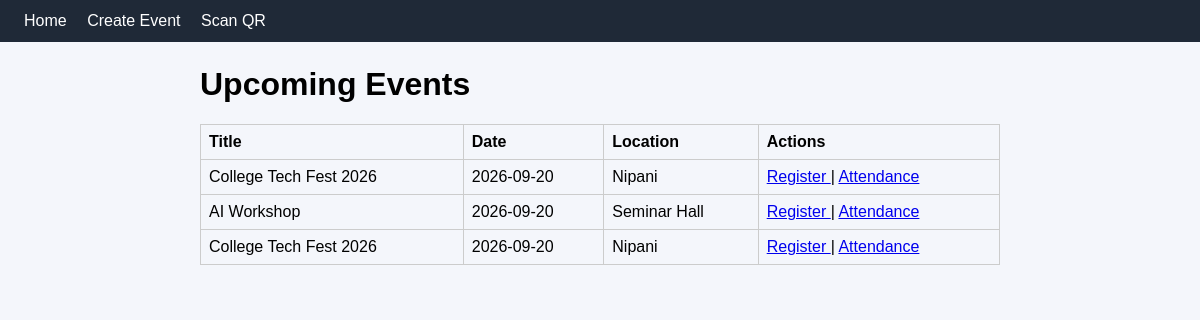
The page / on the database its author committed.
### tables this page shows
CREATE TABLE events (
            id INTEGER PRIMARY KEY AUTOINCREMENT,
            title TEXT NOT NULL,
            event_date TEXT NOT NULL,
            location TEXT NOT NULL
        );

### app.py (the view)
@app.route("/")
def index():
    conn = get_db()
    events = conn.execute(
        "SELECT * FROM events ORDER BY event_date"
    ).fetchall()
    conn.close()
    return render_template("index.html", events=events)

### database.py (called while the page is built)
def get_db():
    conn = sqlite3.connect(DB_PATH)
    conn.row_factory = sqlite3.Row
    return conn

### templates/index.html (shortened to what this page needs)
{% extends "base.html" %}
{% block content %}
<h1>Upcoming Events</h1>
{% if events %}
    <table class="event-table">
        <tr>
            <th>Title</th>
            <th>Date</th>
            <th>Location</th>
            <th>Actions</th>
        </tr>
        {% for event in events %}
        <tr>
            <td>{{ event['title'] }}</td>
            <td>{{ event['event_date'] }}</td>
            <td>{{ event['location'] }}</td>
            <td>
                <a href="{{ url_for('register', event_id=event['id']) }}">
                    Register
                </a>
                |
                <a href="{{ url_for('attendance', event_id=event['id']) }}">
                    Attendance
                </a>
            </td>
        </tr>
        {% endfor %}
    </table>
{% else %}
    <p>
        No events yet.
        <a href="{{ url_for('create_event') }}">Create one</a>.
    </p>
{% endif %}
{% endblock %}

### static/css/style.css (style rules this page uses)
body { font-family: Arial, sans-serif; margin: 0; background: #f4f6fb; }
.event-table { width: 100%; border-collapse: collapse; margin-top: 16px; }
.event-table th, .event-table td { border: 1px solid #ccc; padding: 8px; text-align: left; }

### rows shown on the page
events: title "College Tech Fest 2026", event_date "2026-09-20", location "Nipani"
events: title "AI Workshop", event_date "2026-09-20", location "Seminar Hall"
events: title "College Tech Fest 2026", event_date "2026-09-20", location "Nipani"
